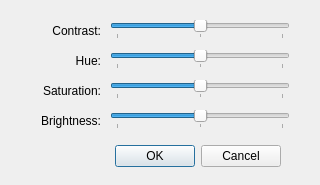
<?xml version="1.0" encoding="UTF-8"?>
<ui version="4.0">
 <class>Dialog</class>
 <widget class="QDialog" name="Dialog">
  <property name="geometry">
   <rect>
    <x>0</x>
    <y>0</y>
    <width>320</width>
    <height>185</height>
   </rect>
  </property>
  <property name="windowTitle">
   <string>Dialog</string>
  </property>
  <widget class="QDialogButtonBox" name="buttonBox">
   <property name="geometry">
    <rect>
     <x>110</x>
     <y>140</y>
     <width>171</width>
     <height>32</height>
    </rect>
   </property>
   <property name="orientation">
    <enum>Qt::Horizontal</enum>
   </property>
   <property name="standardButtons">
    <set>QDialogButtonBox::Cancel|QDialogButtonBox::Ok</set>
   </property>
  </widget>
  <widget class="QLabel" name="label">
   <property name="geometry">
    <rect>
     <x>20</x>
     <y>50</y>
     <width>81</width>
     <height>21</height>
    </rect>
   </property>
   <property name="text">
    <string>Hue:</string>
   </property>
   <property name="alignment">
    <set>Qt::AlignRight|Qt::AlignTrailing|Qt::AlignVCenter</set>
   </property>
  </widget>
  <widget class="QLabel" name="label_2">
   <property name="geometry">
    <rect>
     <x>20</x>
     <y>80</y>
     <width>81</width>
     <height>21</height>
    </rect>
   </property>
   <property name="text">
    <string>Saturation:</string>
   </property>
   <property name="alignment">
    <set>Qt::AlignRight|Qt::AlignTrailing|Qt::AlignVCenter</set>
   </property>
  </widget>
  <widget class="QLabel" name="label_3">
   <property name="geometry">
    <rect>
     <x>20</x>
     <y>110</y>
     <width>81</width>
     <height>21</height>
    </rect>
   </property>
   <property name="text">
    <string>Brightness:</string>
   </property>
   <property name="alignment">
    <set>Qt::AlignRight|Qt::AlignTrailing|Qt::AlignVCenter</set>
   </property>
  </widget>
  <widget class="QSlider" name="sliderHue">
   <property name="geometry">
    <rect>
     <x>110</x>
     <y>50</y>
     <width>180</width>
     <height>19</height>
    </rect>
   </property>
   <property name="minimum">
    <number>-100</number>
   </property>
   <property name="maximum">
    <number>100</number>
   </property>
   <property name="orientation">
    <enum>Qt::Horizontal</enum>
   </property>
   <property name="tickPosition">
    <enum>QSlider::TicksBelow</enum>
   </property>
   <property name="tickInterval">
    <number>100</number>
   </property>
  </widget>
  <widget class="QSlider" name="sliderSat">
   <property name="geometry">
    <rect>
     <x>110</x>
     <y>80</y>
     <width>180</width>
     <height>19</height>
    </rect>
   </property>
   <property name="minimum">
    <number>-100</number>
   </property>
   <property name="maximum">
    <number>100</number>
   </property>
   <property name="orientation">
    <enum>Qt::Horizontal</enum>
   </property>
   <property name="tickPosition">
    <enum>QSlider::TicksBelow</enum>
   </property>
   <property name="tickInterval">
    <number>100</number>
   </property>
  </widget>
  <widget class="QSlider" name="sliderBrighness">
   <property name="geometry">
    <rect>
     <x>110</x>
     <y>110</y>
     <width>180</width>
     <height>19</height>
    </rect>
   </property>
   <property name="minimum">
    <number>-100</number>
   </property>
   <property name="maximum">
    <number>100</number>
   </property>
   <property name="orientation">
    <enum>Qt::Horizontal</enum>
   </property>
   <property name="tickPosition">
    <enum>QSlider::TicksBelow</enum>
   </property>
   <property name="tickInterval">
    <number>100</number>
   </property>
  </widget>
  <widget class="QSlider" name="sliderContrast">
   <property name="geometry">
    <rect>
     <x>110</x>
     <y>20</y>
     <width>180</width>
     <height>19</height>
    </rect>
   </property>
   <property name="minimum">
    <number>-150</number>
   </property>
   <property name="maximum">
    <number>150</number>
   </property>
   <property name="orientation">
    <enum>Qt::Horizontal</enum>
   </property>
   <property name="tickPosition">
    <enum>QSlider::TicksBelow</enum>
   </property>
   <property name="tickInterval">
    <number>150</number>
   </property>
  </widget>
  <widget class="QLabel" name="label_4">
   <property name="geometry">
    <rect>
     <x>20</x>
     <y>20</y>
     <width>81</width>
     <height>21</height>
    </rect>
   </property>
   <property name="text">
    <string>Contrast:</string>
   </property>
   <property name="alignment">
    <set>Qt::AlignRight|Qt::AlignTrailing|Qt::AlignVCenter</set>
   </property>
  </widget>
 </widget>
 <resources/>
 <connections>
  <connection>
   <sender>buttonBox</sender>
   <signal>accepted()</signal>
   <receiver>Dialog</receiver>
   <slot>accept()</slot>
   <hints>
    <hint type="sourcelabel">
     <x>248</x>
     <y>254</y>
    </hint>
    <hint type="destinationlabel">
     <x>157</x>
     <y>274</y>
    </hint>
   </hints>
  </connection>
  <connection>
   <sender>buttonBox</sender>
   <signal>rejected()</signal>
   <receiver>Dialog</receiver>
   <slot>reject()</slot>
   <hints>
    <hint type="sourcelabel">
     <x>316</x>
     <y>260</y>
    </hint>
    <hint type="destinationlabel">
     <x>286</x>
     <y>274</y>
    </hint>
   </hints>
  </connection>
 </connections>
</ui>
